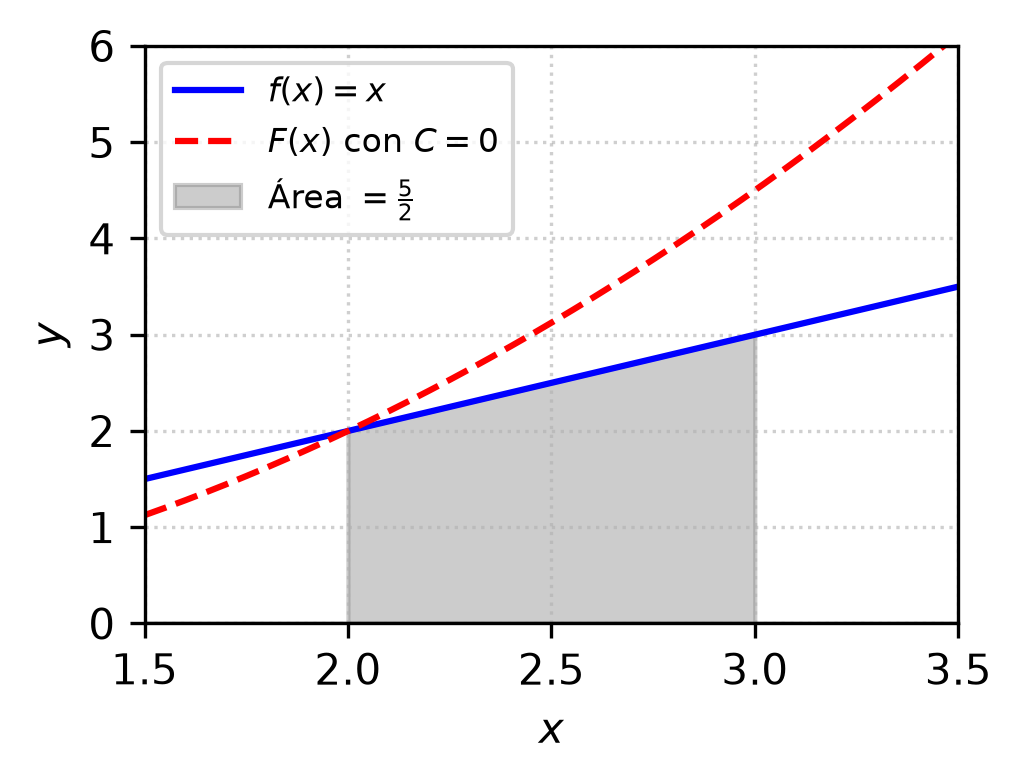

The Python source for this figure:
import matplotlib
matplotlib.use('Agg')
import numpy as np
import matplotlib.pyplot as plt

x = np.linspace(1.5, 3.5, 400)
y = x

# Antiderivada F(x) con C = 0
F = (x**2) / 2

fig, ax = plt.subplots(figsize=(3.5, 2.5))

ax.plot(x, y, 'b-', label=r'$f(x) = x$')
ax.plot(x, F, 'r--', label=r'$F(x)$ con $C=0$')

# Sombreado bajo la curva de 2 a 3
x_fill = np.linspace(2, 3, 100)
ax.fill_between(x_fill, 0, x_fill, color='gray', alpha=0.4, label=r'Área $= \frac{5}{2}$')

ax.set_xlim(1.5, 3.5)
ax.set_ylim(0, 6)
ax.axhline(0, color='black', linewidth=0.8)
ax.axvline(0, color='black', linewidth=0.8)
ax.set_xlabel('$x$')
ax.set_ylabel('$y$')
ax.legend(loc='upper left', fontsize=8)
ax.grid(True, linestyle=':', alpha=0.6)

plt.tight_confinement = True if 'tight_confinement' in globals() else None
plt.savefig(r'semana_06/graficas/SEM06_P10_grafica.png', dpi=300, bbox_inches='tight')
plt.close()
